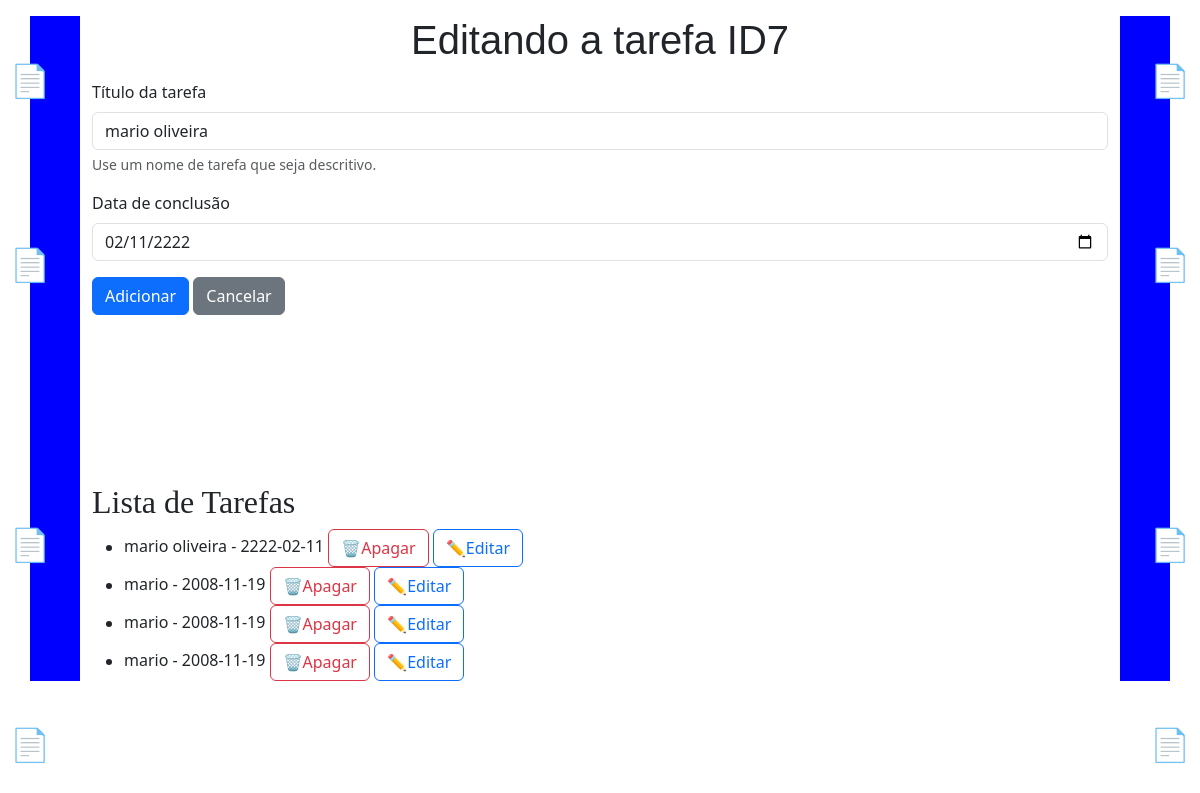
Screenshot of /update/7 with the database file from the repository.
### tables this page shows
CREATE TABLE tarefas (
        id INTEGER PRIMARY KEY AUTOINCREMENT,
        titulo_tarefa TEXT NOT NULL,
        data_conclusao TEXT);

### app.py (the view)
@app.route('/update/<int:idTarefa>', methods=['GET', 'POST'])
def update(idTarefa):
    tarefas = None
    if request.method== 'POST':
        titulo = request.form['titulo-tarefa']
        data = request.form['data-conclusao']
        tarefa = Tarefa(titulo, data, idTarefa)
        tarefa.atualizar_tarefa()
        return redirect(url_for('agenda'))
    tarefas = Tarefa.obter_tarefas()
    tarefa_selecionada = Tarefa.id(idTarefa)
    return render_template('agenda.html', titulo=f'Editando a tarefa ID{idTarefa}', tarefas=tarefas,tarefa_selecionada=tarefa_selecionada)

### models/database.py (called while the page is built)
    def buscar_tudo(self, query: str, params: tuple = ()) -> list[Any]:
        self.cursor.execute(query, params)
        return self.cursor.fetchall()

    def close(self) -> None:
        self.connection.close()

    def __enter__(self) -> Self:
        return self

    def __exit__(self, exc_type: Optional[Type[BaseException]],
                  exc_value: Optional[BaseException], tb: Optional[TracebackType]) -> None:
        if exc_type is not None:
            print('Excecao capturada no contexto:')
            print(f'Tipo: {exc_type.__name__}')
            print(f'Mensagem: {exc_value}')
            print('TraceBack completo:')
            traceback.print_tb(tb)
        self.close()

### models/tarefa.py (called while the page is built)
    @classmethod
    def id(cls, id: int) -> Self:
        with Database('./data/tarefas.sqlite3') as db:
            query: str = 'SELECT titulo_tarefa, data_conclusao FROM tarefas WHERE id = ?;'
            params: tuple = (id,)
            resultado: list[Any] = db.buscar_tudo(query, params)
            [[titulo, data]] = resultado
        return cls(id_tarefa=id, titulo_tarefa=titulo, data_conclusao=data)

    @classmethod
    def obter_tarefas(cls) -> list[Self]:
        with Database('./data/tarefas.sqlite3') as db:
            query: str = 'SELECT titulo_tarefa, data_conclusao, id FROM tarefas;'
            resultados: list[Any] = db.buscar_tudo(query)
            tarefas: list[Self] = [cls(titulo, data, id) for titulo, data, id in resultados]
            return tarefas

### templates/agenda.html
{% extends "base.html" %}
{% block content %}
    <form class="mt-3" method="POST">
        <div class="mb-3">
            <label for="titulo-tarefa" class="form-label">Título da tarefa</label>
            <input type="text" class="form-control" name="titulo-tarefa" id="titulo-tarefa" aria-describedby="ajudaNomeTarefa" value="{{ tarefa_selecionada.titulo_tarefa if tarefa_selecionada else '' }}" required>
            <div id="ajudaNomeTarefa" class="form-text">Use um nome de tarefa que seja descritivo.</div>
        </div>
        <div class="mb-3">
            <label for="data-conclusao" class="form-label">Data de conclusão</label>
            <input type="date" class="form-control" id="data-conclusao" name="data-conclusao" id="data-conclusao"
            value="{{ tarefa_selecionada.data_conclusao if tarefa_selecionada else '' }}">
        </div>
        <button type="submit" class="btn btn-primary">Adicionar</button>
        {% if tarefa_selecionada %}
            <a href="{{url_for('agenda') }}" class="btn btn-secondary">Cancelar</a>
        {% endif %}
        <br>
        <br>
        <br>
        <br>
        <br>
        <br>
        <br>
        <br>
    </form>
        <div class="Notas esquerda" style="top: 7%;">📄</div>
        <div class="Notas esquerda" style="top: 30%;">📄</div>
        <div class="Notas esquerda" style="top: 65%;">📄</div>
        <div class="Notas esquerda" style="top: 90%;">📄</div>
        <div class="Notas direita" style="top: 7%;">📄</div>
        <div class="Notas direita" style="top: 30%;">📄</div>
        <div class="Notas direita" style="top: 65%;">📄</div>
        <div class="Notas direita" style="top: 90%;">📄</div>
    <h2>Lista de Tarefas</h2>
        {% if tarefas %}
            <ul>
                {% for tarefa in tarefas %}
                    <li>{{ tarefa.titulo_tarefa }} - {{ tarefa.data_conclusao }} <a href="{{ url_for
                      ('delete', idTarefa=tarefa.id_tarefa)}}" class="btn btn-outline-danger"> 🗑️Apagar</a>
                      <a href="{{url_for('update', idTarefa=tarefa.id_tarefa) }}" class="btn btn-outline-primary"> ✏️Editar</a>
                    </li>
                {% endfor %}
            </ul>
        {% else %}
            <p>Nenhuma tarefa cadastrada</p>
        {% endif %}
{% endblock %}

### static/style.css (style rules this page uses)
html, body { height:40px; }
h2 { font-family: cursive; color: darkblue; }
body { background-color: whitesmoke; text-align: center; border-left: 50px solid blue; border-right: 50px solid blue; height: auto; }
a { text-align: center; font-family: Monospace Courier 'Times New Roman', Times, serif; font-size: 1.5rem; color: blue; text-decoration: underline; }
input { background-color: #d7d8fa; border-color:#c7c4de; }
button { background-color: #d7d8fa; border-color:#c7c4de; }
.Notas { position: fixed; font-size: 2rem; color: #9f2c3f; animation: piscar 1.5s infinite alternate; z-index: 1000; }
.Notas.esquerda { left: 10px; top: 20%; }
.Notas.direita { right: 10px; top: 40%; }

### rows the page displays
tarefas: titulo-tarefa "mario oliveira", data-conclusao "02/11/2222", titulo_tarefa "mario oliveira", data_conclusao "2222-02-11"
tarefas: titulo_tarefa "mario", data_conclusao "2008-11-19"
tarefas: titulo_tarefa "mario", data_conclusao "2008-11-19"
tarefas: titulo_tarefa "mario", data_conclusao "2008-11-19"

### other values shown
{{ titulo }} "Editando a tarefa ID7"
